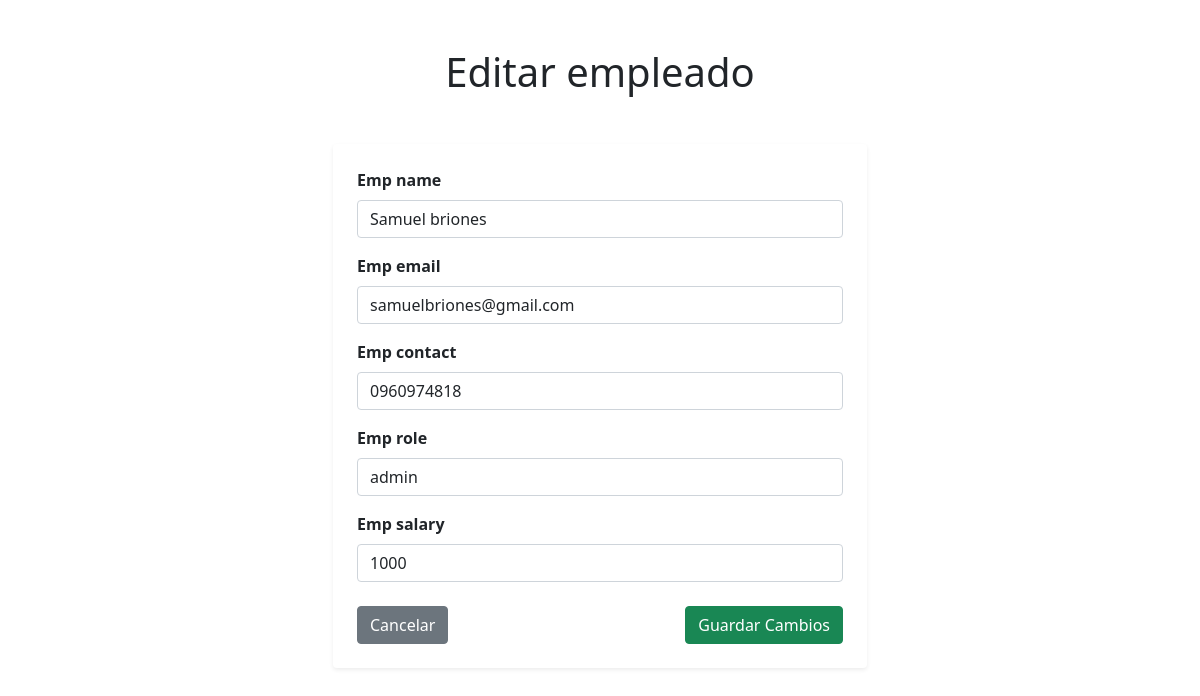
Screenshot of /edit/16bcea1974494f20a6f2b61fcff29dab/ with the database file from the repository.
### employee/models.py (models this page shows, shortened)
class Employee(models.Model):
    emp_name = models.CharField(max_length=200)
    emp_email = models.EmailField()
    emp_contact = models.CharField(max_length=20)
    emp_role = models.CharField(max_length=200)
    emp_salary = models.IntegerField()
    id = models.UUIDField(default=uuid.uuid4, unique=True, primary_key=True, editable=False)

### employee/views.py (the view)
# urls.py: path('edit/<str:pk>/', views.edit_employee, name='edit-employee'),
def edit_employee(request, pk):
    employee = Employee.objects.get(id=pk)
    form = EmployeeForm(instance=employee)
    if request.method == 'POST':
        form = EmployeeForm(request.POST, request.FILES, instance=employee)
        if form.is_valid():
            form.save()
            return redirect('employees-list')
    context = {
        'employee': employee,
        'form': form,
    }
    return render(request, 'CRUB/edit.html', context)

### employee/forms.py
class EmployeeForm(ModelForm):
    class Meta:
        model = Employee
        fields = ('emp_name', 'emp_email', 'emp_contact', 'emp_role', 'emp_salary')
        widgets = {
            'emp_name': forms.TextInput(attrs={'class': 'form-control', 'placeholder': 'Name'}),
            'emp_email': forms.TextInput(attrs={'class': 'form-control', 'placeholder': 'Email'}),
            'emp_contact': forms.TextInput(attrs={'class': 'form-control', 'placeholder': 'Contact No.'}),
            'emp_role': forms.TextInput(attrs={'class': 'form-control', 'placeholder': 'Role'}),
            'emp_salary': forms.TextInput(attrs={'class': 'form-control', 'placeholder': 'Salary'}),
        }

### employee/templates/CRUB/edit.html (shortened to what this page needs)
{% extends 'base.html' %}
{% block content %}
<div class="container py-5">
    <h1 class="text-center mb-5">Editar empleado</h1>
    <div class="row justify-content-center">
        <div class="col-md-8 col-lg-6">
            <form method="POST" novalidate>
                <div class="card shadow-sm border-0">
                    <div class="card-body p-4">
                        {% for field in form %}
                            <div class="mb-3">
                                <label for="{{ field.id_for_label }}" class="form-label fw-bold">
                                    {{ field.label }}
                                </label>
                                {{ field }}
                            </div>
                        {% endfor %}
                        <div class="d-flex justify-content-between mt-4">
                            <a href="{% url 'employees-list' %}" class="btn btn-secondary">
                                Cancelar
                            </a>
                            <button type="submit" class="btn btn-success">
                                Guardar Cambios
                            </button>
                        </div>
                    </div>
                </div>
            </form>
        </div>
    </div>
</div>
{% endblock content %}

### rows the page displays
Employee: form "Samuel briones" "samuelbriones@gmail.com" "0960974818" "admin" "1000"

### other values shown
{{ field.label }} "Emp name" "Emp email" "Emp contact" "Emp role" "Emp salary"
